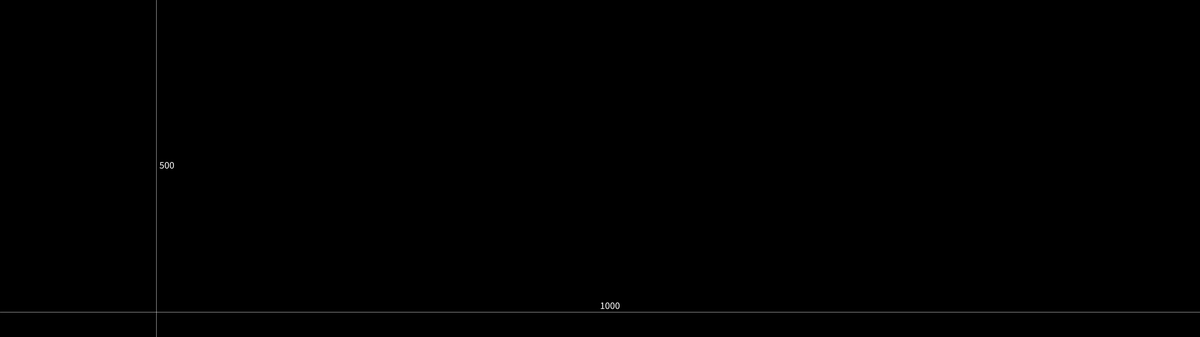
Frame 1 (no input)
Frame 60 (the mouse pressed at the canvas centre just before this capture): identical to frame 1, image omitted
Frame 120 (the mouse held since frame 60 and released just before this capture): identical to frame 1, image omitted

The Processing sketch that drew this single still picture (run headless with seeded random() and noise(); from frame 60 on, the mouse is pressed at the canvas centre):

// Processing sketch: columns_bottom
// ── columns_bottom.pde
void setup() {
  size(3840, 1080);
}

int y = 1000;
int x = 500;

void draw() {
  background(0);

  fill(255);
  textSize(32);
  text(""+y, width/2, y-10);
  stroke(255);
  line(0, y, width, y);

  text(""+x, x+10, height/2);
  stroke(255);
  line(x, 0, x, height);
}

void keyPressed() {
  if (key == 'a') {
    y++;
  }  
  else if (key == 'z') {
    y--;
  }

  if (key == 's') {
    y+=10;
  }  
  else if (key == 'x') {
    y-=10;
  }
  
    if (key == 'w') {
    x+=10;
  }  
  else if (key == 'q') {
    x-=10;
  }

    if (key == '2') {
    x++;
  }  
  else if (key == '1') {
    x--;
  }

  
}
